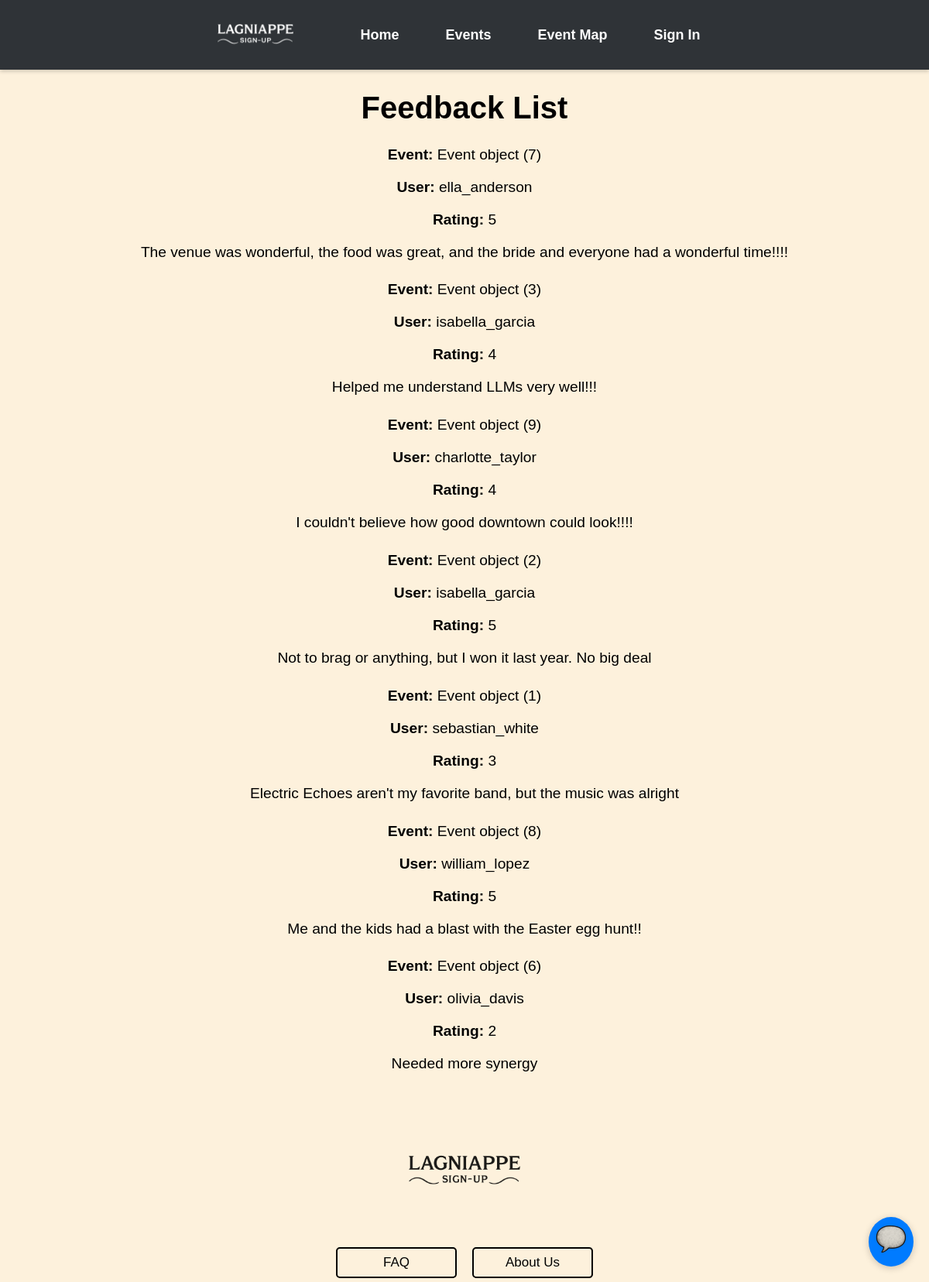
The app's page /feedback/list with its own data.
### events/models.py (models this page shows)
class Feedback(models.Model):
    EventID = models.AutoField(("feedbackID"), primary_key=True)
    UserID = models.ForeignKey(Users, on_delete=models.CASCADE)
    EventID = models.ForeignKey(Event, on_delete=models.CASCADE)
    Rating = models.IntegerField(("rating"), default=1, validators=[MaxValueValidator(5)])
    Comments = models.CharField(("comments"), max_length=500)
    Date = models.DateTimeField(("date"), auto_now_add=True)

class Event(models.Model):
    EventID = models.AutoField(("eventID"), primary_key=True)
    OrganizerID = models.ForeignKey(Users, on_delete=models.CASCADE)
    CategoryID = models.ForeignKey(Category, on_delete=models.CASCADE)
    Title = models.CharField(("title"), max_length=100)
    Description = models.CharField(("description"), max_length=500)
    Location = models.CharField(("location"), max_length=100)
    DateTime = models.DateTimeField(("datetime"), null=True)
    EventStatus = models.BooleanField(("eventstatus"), default=True)

class Users(AbstractUser): # AbstractUser comes with a whole bunch of attributes
    UserID = models.AutoField(("userID"), primary_key=True) # autofield automatically increments an int as a new row is created
    groups = models.ManyToManyField(
        'auth.Group',
        related_name='event_users',  # Custom related_name for reverse accessor
        blank=True
    )
    user_permissions = models.ManyToManyField(
        'auth.Permission',
        related_name='event_user_permissions',  # Custom related_name for reverse accessor
        blank=True
    )

### lagniappe_signup/views.py (the view)
# urls.py: path('feedback/list', views.list_feedback.as_view(), name="feedback-list"),
class list_feedback(ListView):
    model = Feedback
    template_name = "feedback_list.html"
    context_object_name = "feedback"
    paginate = 20

### templates/feedback_list.html (shortened to what this page needs)
{% extends "headBanner.html" %}
{% block content %}
  <h1>Feedback List</h1>
  {% if feedback %}
    <ul style="list-style-type: none; padding-left: 0;">
      {% for f in feedback %}
        <li>
          <p><strong>Event:</strong> {{ f.EventID }}</p>
          <p><strong>User:</strong> {{ f.UserID }}</p>
          <p><strong>Rating:</strong> {{ f.Rating }}</p>
          <p>{{ f.Comments }}</p>
        </li>
      {% endfor %}
    </ul>
  {% else %}
    <p>No events available.</p>
  {% endif %}
  {% include "footer.html" %}
{% endblock %}

### static/css/style.css (style rules this page uses)
body { background-color: #fdf1dc; font-family: Arial, sans-serif; text-align: center; }
h1 { font-size: 2.5rem; font-weight: bold; margin-bottom: 10px; }
p { font-size: 1.2rem; margin-bottom: 20px; }

### templates/headBanner.html (style rules this page uses)
html, body { margin: 0; padding: 0; }

### records on screen
Feedback: EventID "Event object (7)", UserID "ella_anderson", Rating "5", Comments "The venue was wonderful, the food was great, and the bride and everyone had a wonderful time!!!!"
Feedback: EventID "Event object (3)", UserID "isabella_garcia", Rating "4", Comments "Helped me understand LLMs very well!!!"
Feedback: EventID "Event object (9)", UserID "charlotte_taylor", Rating "4", Comments "I couldn't believe how good downtown could look!!!!"
Feedback: EventID "Event object (2)", UserID "isabella_garcia", Rating "5", Comments "Not to brag or anything, but I won it last year. No big deal"
Feedback: EventID "Event object (1)", UserID "sebastian_white", Rating "3", Comments "Electric Echoes aren't my favorite band, but the music was alright"
Feedback: EventID "Event object (8)", UserID "william_lopez", Rating "5", Comments "Me and the kids had a blast with the Easter egg hunt!!"
Feedback: EventID "Event object (6)", UserID "olivia_davis", Rating "2", Comments "Needed more synergy"
